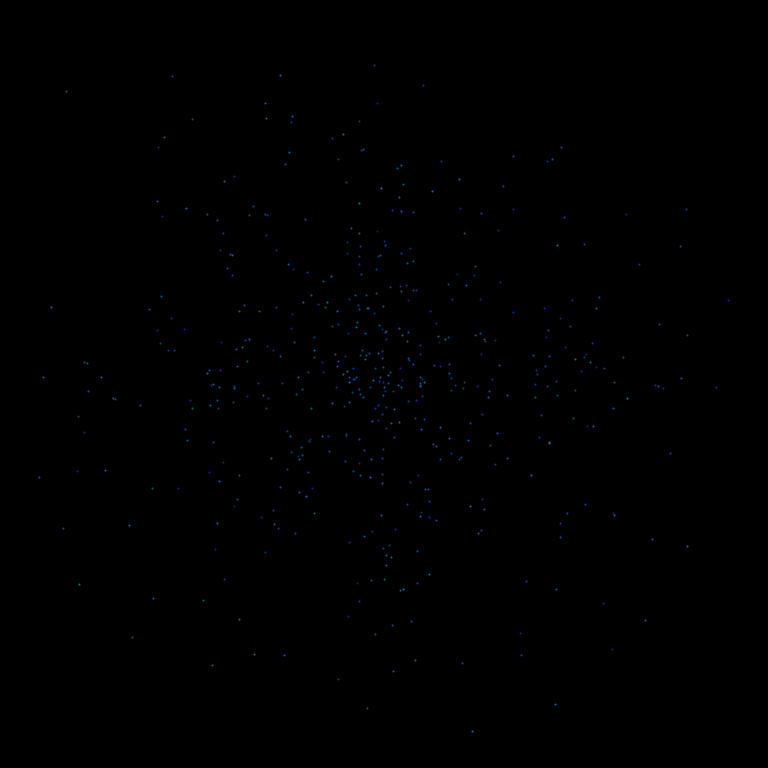
Frame 1 (no input)
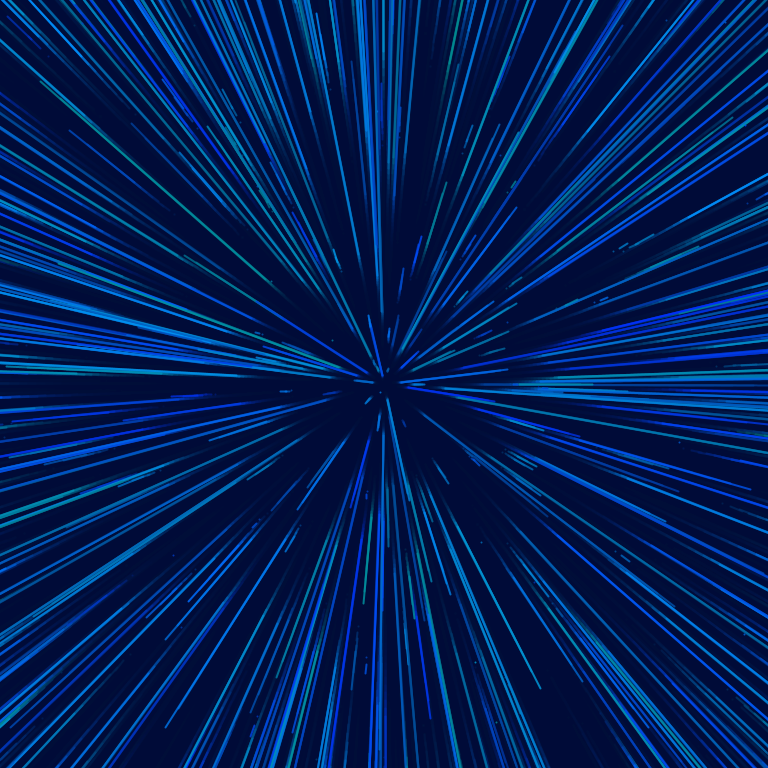
Frame 60 (the mouse pressed at the canvas centre just before this capture)
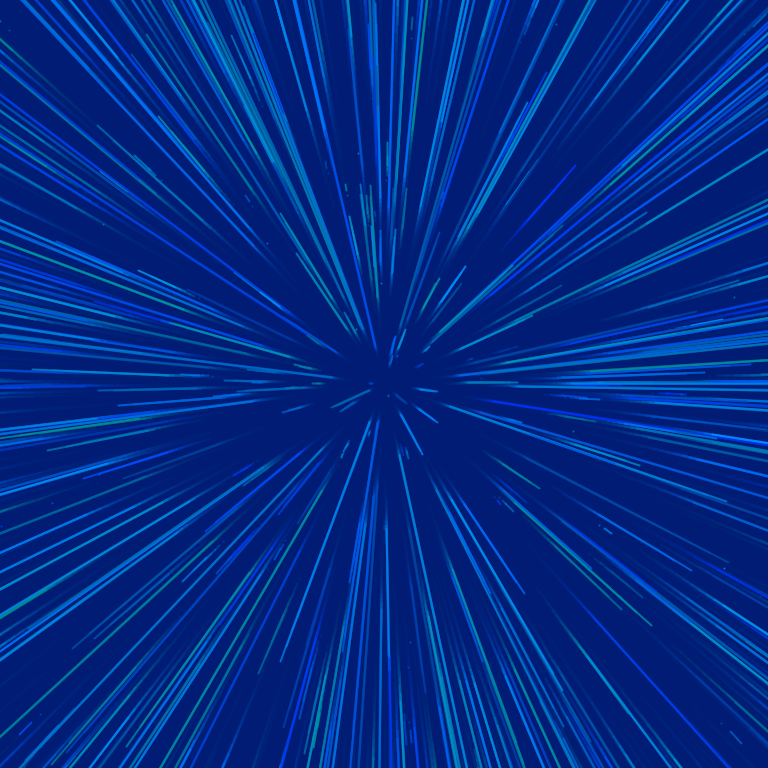
Frame 120 (the mouse held since frame 60 and released just before this capture)

The Processing sketch that drew these frames (run headless with seeded random() and noise(); from frame 60 on, the mouse is pressed at the canvas centre):

// Processing sketch: staring_up_at_the_rain
// ── staring_up_at_the_rain.pde
class Star {
  color c;
  float x1, y1, x2, y2;
  float factorOne = 1.025;
  float factorTwo = 1.06;
  float factorThree = 1.06;
  boolean timeUp = true;
  int timeCount = 0;
  
  Star() {
    c = color(0, random(50, 150), random(150, 255), random(175, 225));
    this.x1 = random(width - width/2) * random(-1,1);
    this.y1 = random(height - height/2) * random(-1,1);
    this.x2 = x1;
    this.y2 = y1;
  }
  
  void display() {
    colorMode(RGB, 255, 255, 255);
    stroke(c);
    strokeWeight(2);
    line(this.x1, this.y1, this.x2, this.y2);
  }
  
  void accelerate() {
    this.x1 = factorOne*this.x1;
    this.y1 = factorOne*this.y1;
    this.x2 = factorTwo*this.x2;
    this.y2 = factorTwo*this.y2;
    if(timeUp) {
      if (factorTwo <= factorOne) {
        timeUp = !timeUp;
      }
      factorTwo = factorTwo - 0.00001;
    } else {
      if (factorTwo >= factorThree) {
        timeUp = !timeUp;
      }
      factorTwo = factorTwo + 0.00001;
    }
    if (abs(this.x1) > width/2 || abs(this.y1) > height/2) {
        this.x1 = (random(width - width/2)/2 * random(-10,10));
        this.y1 = (random(height - height/2)/2 * random(-10,10));
        this.x2 = this.x1;
        this.y2 = this.y1;
    } 
    
  }
}

int numStars = 500;
ArrayList<Star> stars;
int blueCount;
boolean blueUp;

void setup() {
  size(768, 768);
  background(0);
  blueCount = 0;
  blueUp = true;
  stars = new ArrayList<Star>();
  for (int i = 0; i < numStars; i++) {
    stars.add(new Star());
  }
}

void draw() {
 noStroke();
 colorMode(RGB, 255);
  fill(0, blueCount / 4, blueCount, 60);
  if(blueUp) {
    blueCount++;
    if(blueCount >= 120) {
      blueUp = !blueUp;
    }
  } else {
    blueCount--;
    if(blueCount <= 40) {
      blueUp = !blueUp;
    }
  } 
  rect(0, 0, width, height);
  
  translate(width/2, height/2);

  for (int i = 0; i < stars.size()-1; i++) {
    Star s = stars.get(i);
    s.display();
    s.accelerate();
  }
}
